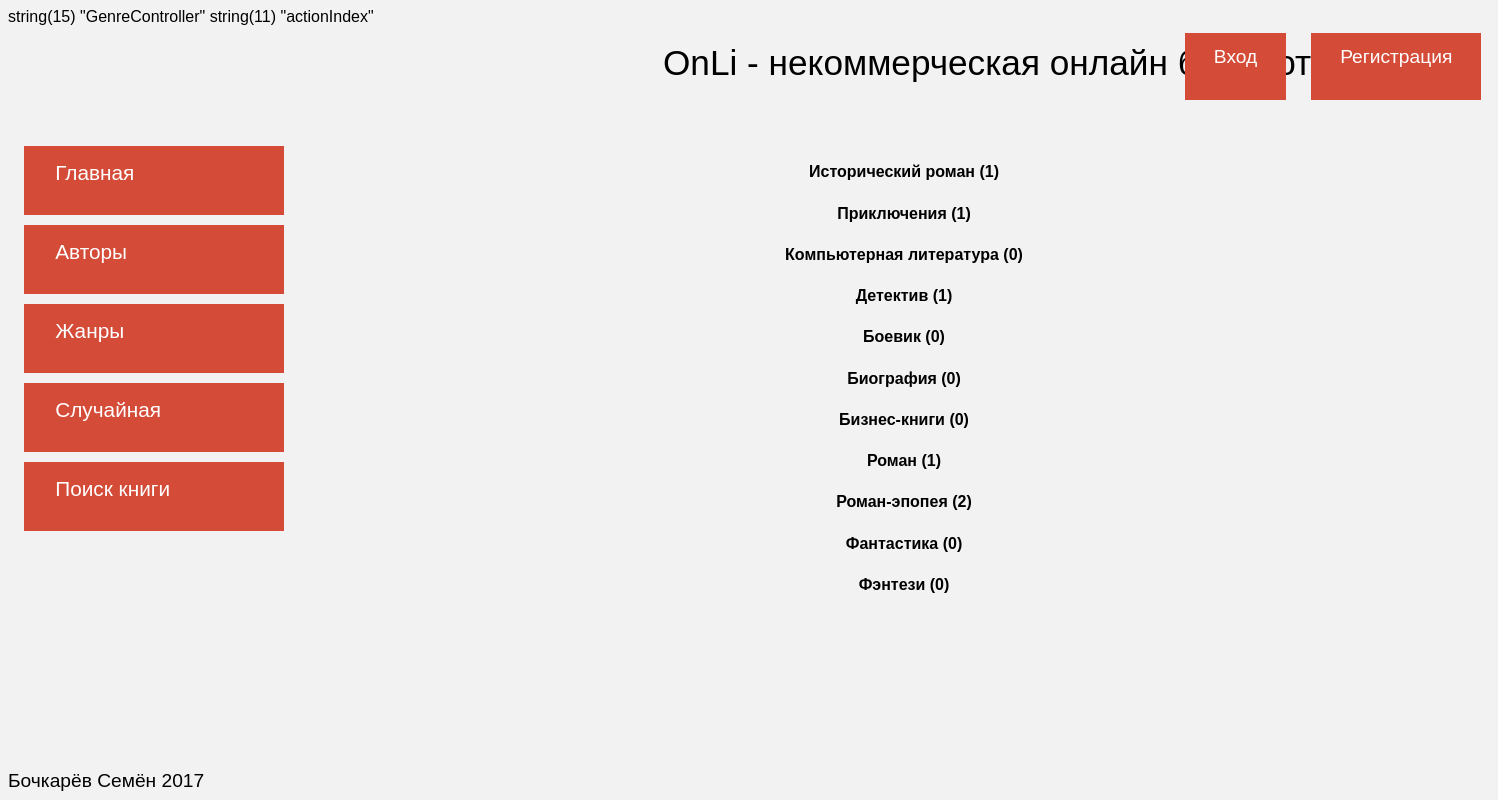
/genre, run on the app's committed database.
### tables this page shows
CREATE TABLE `genres` (
  `id` int(11) NOT NULL,
  `name` varchar(255) NOT NULL,
  `sort_order` int(11) NOT NULL,
  `status` int(11) NOT NULL
);

### config/routes.php (called while the page is built)
<?php
return array(
	'book/([0-9]+)/([0-9]+)' => 'book/view/$1/$2',
	'book/([0-9]+)' => 'book/view/$1',
	'book/favorite/([0-9]+)' => 'book/favorite/$1',
	'book/bookmark/([0-9]+)/([0-9]+)' => 'book/bookmark/$1/$2',
	'book/search' => 'book/search',
	'book/random' => 'book/random',
	'book/jquery' => 'book/jquery',
	'book' => 'book/index',
	'genre/([0-9]+)' => 'genre/view/$1',
	'genre' => 'genre/index',
	'author/([0-9]+)' => 'author/view/$1',
	'author/favorite/([0-9]+)' => 'author/favorite/$1',
	'author' => 'author/index',
	'cabinet/favorite' => 'cabinet/favorite',
	'cabinet/([0-9]+)/([0-9]+)' => 'cabinet/deletebookmark/$1/$2',
	'cabinet' => 'cabinet/index',
	'user/login' => 'user/login',
	'user/register' => 'user/register',
	'user/logout' => 'user/logout',
	'' =>'book/index',
)
?>

### controllers/GenreController.php (called while the page is built, shortened)
<?php
include_once ROOT.'/models/Book.php';
class GenreController{
	public function actionIndex(){
		$genresList = Book::getGenresList();
		require_once(ROOT. '/views/genres/index.php');
		return true;
	}
}
?>

### index.php (called while the page is built, shortened)
<?php
	require_once(ROOT.'/components/router.php');
	$router = new Router();
	$router->run();
?>

### models/Book.php (called while the page is built, shortened)
<?php
class Book {
	public static function getGenresList(){
		$db= Db::getConnection();
		$genresList = array();
		$sql = 'SELECT id , name FROM genres ' . ' ORDER by sort_order ASC ';
		$result = $db->query($sql);
		$i = 0;
		while($row = $result->fetch()){
			$genresList[$i]['id'] = $row['id'];
			$genresList[$i]['name'] = $row['name'];
			$i++;
		}
		return $genresList;
	}
	public static function countBookByGenre($genre_id){
		$db = Db::getConnection();
		$sql = "SELECT COUNT(*) FROM books WHERE genre = {$genre_id}";
		$result = $db->query($sql);
		$result = $result->fetch();
		return $result[0];
	}
}

### views/genres/index.php (the view)
<?php include ROOT . '/views/layouts/header.php' ?>
<div class="container">
<?php include ROOT . '/views/layouts/nav.php' ?>
    <div class="list">
    <?php foreach($genresList as $genresItems):?>
        <div class="genres">
            <h4 class="book-title">
            	<a href="/genre/<?php echo $genresItems['id'];?>">
            		<?php echo $genresItems["name"];?>
            	</a>
                (<?php echo Book::countBookByGenre($genresItems['id']); ?>)
            </h4>
        </div>
    <?php endforeach; ?>
    </div>
</div>
<?php include ROOT . '/views/layouts/footer.php' ?>
</body>
</html>

### components/router.php (shortened to what this page needs)
<?php
class Router{
	private $routes;
	public function __construct(){
		$routesPath= ROOT.'/config/routes.php';
		$this->routes = include($routesPath);
	}
	private function getURI(){
		if (!empty($_SERVER['REQUEST_URI'])){
			return trim($_SERVER['REQUEST_URI'], '/');
		}
	}
	public function run(){
		$uri = $this->getURI();
		foreach ($this->routes as $uriPattern => $path){
			if (preg_match("~$uriPattern~", $uri)){
				$internalRoute = preg_replace("~$uriPattern~", $path, $uri);
				$segments = explode('/', $internalRoute);
				$controllerName = array_shift($segments).'Controller';
				$controllerName = ucfirst($controllerName);
				$actionName = 'action'.ucfirst(array_shift($segments));
				$parameters = $segments;
				var_dump($controllerName);
				var_dump($actionName);
				$controllerObject = new $controllerName;
				$result = call_user_func_array(array($controllerObject, $actionName), $parameters);
				if($result != null){
					break;
				}
			}
		}
	}
}
?>

### template/css/stylesheet.css (style rules this page uses)
body { font-family: Arial; background-color: #f2f2f2; }
h1,h2,h3,h4,h5,h6 { line-height: 20px; word-break: keep-all; overflow-wrap:normal; }
a { text-decoration: none; }
a:link,a:visited { color:#000; }
.container { margin: 0 auto; width: 1480px; }
.list { display: block; float: right; width: 1150px; margin:5px; padding:5px; margin-top: -10px; }
.book-title,.book-author { text-align: center; }
.genres { text-align: left; }

### data on the page
genres: name "Исторический роман", id "1"
genres: name "Приключения", id "1"
genres: name "Компьютерная литература", id "0"
genres: name "Детектив", id "1"
genres: name "Боевик", id "0"
genres: name "Биография", id "0"
genres: name "Бизнес-книги", id "0"
genres: name "Роман", id "1"
genres: name "Роман-эпопея", id "2"
genres: name "Фантастика", id "0"
genres: name "Фэнтези", id "0"
